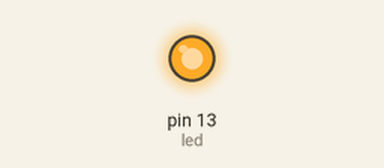
Bench run of a sketch on a simulated Arduino Uno, built with avr-gcc and run on an emulated ATmega328P. Parts: output pins drawn as LEDs (lit = HIGH).

Above: at 0.1 s.
Timing chart, 0 to 1.6 s (numbered marks = the images above):
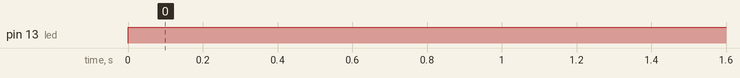

The sketch:

aula2.ino
```cpp
const int led = 13;//pino do meu led

void setup() {
  pinMode(led, OUTPUT);//define como saida
}

void loop() {
  //dado digital: 0(desligado), 1(ligado)
  digitalWrite(led, 1);//manda(escreve) um valor digital para um pino
  //(PINO, VALOR)
  /*
    HIGH -> 1
    LOW -> 0
  */
   digitalRead(led);//ler um valor

}
```

Measured:
- by itself, pin 13 (led): LOW → HIGH at 0.00 s
